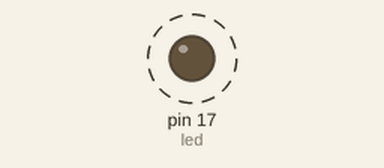
The sketch below on a simulated Arduino Uno, built with avr-gcc and run on an emulated ATmega328P. Parts: output pins drawn as LEDs (lit = HIGH). Dashed ring = blinking. What the sketch prints to the serial monitor is not drawn.

Above: at 0.15 s.
Timing chart, 0 to 3.0 s (numbered marks = the images above):
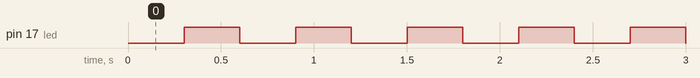

The sketch:

Interrupt_LED_jkm.ino
```cpp
#include <TimerOne.h>
#include <Adafruit_NeoPixel.h>
Adafruit_NeoPixel pixel(16, 17, NEO_GRB + NEO_KHZ800);

// This example uses the timer interrupt to blink an LED
// and also demonstrates how to share a variable between
// the interrupt and the main program.


const int led = 17;  // the pin with a LED

void setup(void)
{
  //pixel.begin();
    //pixel.show();
   //pixel.clear();
  pinMode(led, OUTPUT);
  Timer1.initialize(300000);
  Timer1.attachInterrupt(blinkLED); // blinkLED to run every 0.15 seconds
  Serial.begin(9600);
}


// The interrupt will blink the LED, and keep
// track of how many times it has blinked.
int ledState = LOW;
volatile unsigned long blinkCount = 0; // use volatile for shared variables

void blinkLED(void)
{
  if (ledState == LOW) {
    ledState = HIGH;
      pixel.fill(0xffffff,0,16);
      pixel.setBrightness(10);
      pixel.show();
    blinkCount = blinkCount + 1;  // increase when LED turns on
  } else {
    ledState = LOW;
    pixel.clear();
  }
  digitalWrite(led, ledState);
}


// The main program will print the blink count
// to the Arduino Serial Monitor
void loop(void)
{
  unsigned long blinkCopy;  // holds a copy of the blinkCount

  // to read a variable which the interrupt code writes, we
  // must temporarily disable interrupts, to be sure it will
  // not change while we are reading.  To minimize the time
  // with interrupts off, just quickly make a copy, and then
  // use the copy while allowing the interrupt to keep working.
  noInterrupts();
  blinkCopy = blinkCount;
  interrupts();

  Serial.print("blinkCount = ");
  Serial.println(blinkCopy);
  delay(100);
}
```

Measured:
- by itself, pin 17 (led): alternates HIGH for 0.30 s and LOW for 0.30 s
